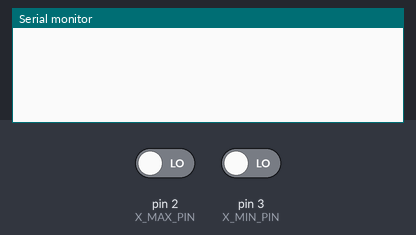
A sketch run on a simulated Arduino Mega 2560, built with avr-gcc and run on an emulated ATmega2560. On the bench: the last lines printed to the serial monitor. The inputs (shaded band) are chosen by the test bench; at power-on: pin 2 (X_MAX_PIN) LOW, pin 3 (X_MIN_PIN) LOW.

Above: at 1.2 s.
1.3 s: pin 2 (X_MAX_PIN) driven HIGH
At 1.8 s:
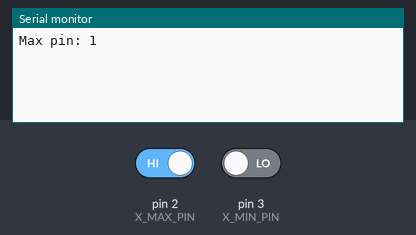
2.8 s: pin 3 (X_MIN_PIN) driven HIGH
At 4.0 s:
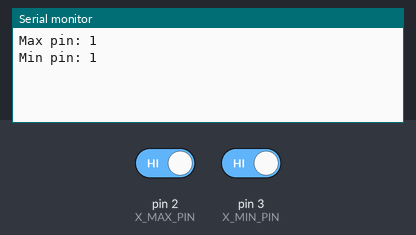
4.3 s: pin 2 (X_MAX_PIN) driven LOW
At 5.3 s:
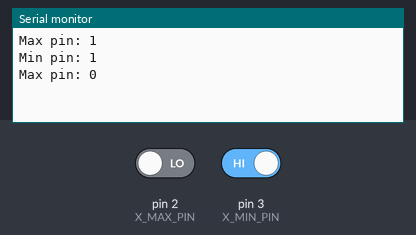
5.8 s: pin 3 (X_MIN_PIN) driven LOW
At 6.5 s:
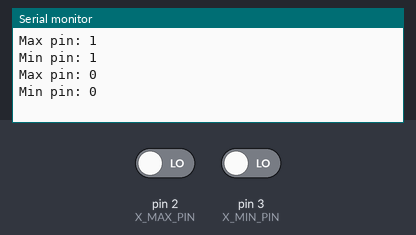

The sketch:

endstop_test.ino
```cpp
#define X_MIN_PIN           3
#define X_MAX_PIN           2

void setup() {
    Serial.begin(9600);
    pinMode(X_MIN_PIN, INPUT);
    pinMode(X_MAX_PIN, INPUT);
}

int minprev = 0, maxprev = 0;

void loop() {
    if (digitalRead(X_MIN_PIN) != minprev) {
        minprev = digitalRead(X_MIN_PIN);
        Serial.print("Min pin: ");
        Serial.println(minprev);
    }
    if (digitalRead(X_MAX_PIN) != maxprev) {
        maxprev = digitalRead(X_MAX_PIN);
        Serial.print("Max pin: ");
        Serial.println(maxprev);
    }
}
```

Measured:
- after the input at 1.3 s, the serial monitor: prints a new line at once (image 1)
- after the input at 2.8 s, the serial monitor: prints a new line at once (image 2)
- after the input at 4.3 s, the serial monitor: prints a new line at once (image 3)
- after the input at 5.8 s, the serial monitor: prints a new line at once (image 4)
